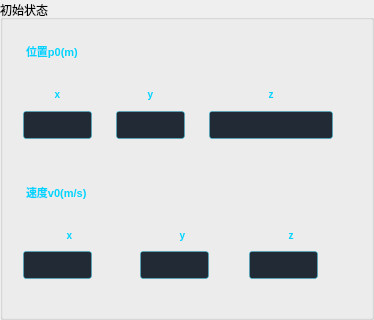
                  <widget class="QGroupBox" name="startState">
                   <property name="minimumSize">
                    <size>
                     <width>0</width>
                     <height>320</height>
                    </size>
                   </property>
                   <property name="styleSheet">
                    <string notr="true">QGroupBox#startState {
    color: rgb(255, 196, 0);
    font-size: 12px;
    font-weight: 700;
    border: 1px solid rgba(0, 212, 255, 35);
    border-radius: 4px;
    margin-top: 12px;
    padding-top: 16px;
    background-color: rgba(5, 18, 35, 180);
}

QGroupBox#startState::title {
    subcontrol-origin: margin;
    subcontrol-position: top left;
    left: 10px;
    padding: 0 4px;
    color: rgb(255, 196, 0);
    background-color: rgba(5, 18, 35, 180);
}</string>
                   </property>
                   <property name="title">
                    <string>初始状态</string>
                   </property>
                   <layout class="QVBoxLayout" name="verticalLayout_31">
                    <item>
                     <widget class="QWidget" name="pos0Section_3" native="true">
                      <layout class="QVBoxLayout" name="verticalLayout_41">
                       <item>
                        <widget class="QLabel" name="pos0Label">
                         <property name="minimumSize">
                          <size>
                           <width>0</width>
                           <height>20</height>
                          </size>
                         </property>
                         <property name="maximumSize">
                          <size>
                           <width>16777215</width>
                           <height>20</height>
                          </size>
                         </property>
                         <property name="styleSheet">
                          <string notr="true">QLabel#pos0Label,
QLabel#vel0Label {
    color: rgb(0, 212, 255);
    font-size: 11px;
    font-weight: 600;
    background-color: transparent;
    border: none;
    padding-top: 4px;
    padding-bottom: 2px;
}</string>
                         </property>
                         <property name="text">
                          <string>位置p0(m)</string>
                         </property>
                        </widget>
                       </item>
                       <item>
                        <widget class="QWidget" name="pos0Row_3" native="true">
                         <layout class="QHBoxLayout" name="horizontalLayout_19">
                          <property name="leftMargin">
                           <number>0</number>
                          </property>
                          <item>
                           <widget class="QWidget" name="p0xItem_3" native="true">
                            <layout class="QVBoxLayout" name="verticalLayout_42">
                             <property name="leftMargin">
                              <number>0</number>
                             </property>
                             <item>
                              <widget class="QLabel" name="labelP0X">
                               <property name="styleSheet">
                                <string notr="true">QLabel#labelP0X,
QLabel#labelP0Y,
QLabel#labelP0Z,
QLabel#labelV0X,
QLabel#labelV0Y,
QLabel#labelV0Z {
    color: rgb(0, 212, 255);
    font-size: 10px;
    font-weight: 600;
    background: transparent;
    border: none;
}</string>
                               </property>
                               <property name="text">
                                <string>x</string>
                               </property>
                               <property name="alignment">
                                <set>Qt::AlignCenter</set>
                               </property>
                              </widget>
                             </item>
                             <item>
                              <widget class="QLineEdit" name="editP0X">
                               <property name="minimumSize">
                                <size>
                                 <width>69</width>
                                 <height>28</height>
                                </size>
                               </property>
                               <property name="maximumSize">
                                <size>
                                 <width>69</width>
                                 <height>16777215</height>
                                </size>
                               </property>
                               <property name="styleSheet">
                                <string notr="true">/* 1. 默认状态：保持你的原样 */
QLineEdit#editP0X {
    min-height: 26px; 
    background-color: rgba(2, 12, 24, 220); 
    color: white; 
    border: 1px solid rgba(0, 212, 255, 80); 
    border-radius: 3px; 
    padding: 0 8px;
}

/* 2. 获得焦点时：保持你的原样 */
QLineEdit#editP0X:focus {
    border: 1px solid rgb(0, 212, 255);
}

/* 【新增】3. 错误状态：当 error 属性为 true 时，边框变红，背景稍微变深以示警告 */
QLineEdit#editP0X[error=&quot;true&quot;] {
    border: 2px solid rgb(255, 0, 0);  /* 红色加粗边框 */
    background-color: rgba(20, 0, 0, 220); /* 背景微红，增强警示感 */
}

/* 【新增】4. 错误状态且获得焦点：用户正在修改错误的输入，保持红色边框提醒 */
QLineEdit#editP0X[error=&quot;true&quot;]:focus {
    border: 2px solid rgb(255, 50, 50);
}</string>
                               </property>
                               <property name="placeholderText">
                                <string/>
                               </property>
                              </widget>
                             </item>
                            </layout>
                           </widget>
                          </item>
                          <item>
                           <widget class="QWidget" name="p0yItem_3" native="true">
                            <layout class="QVBoxLayout" name="verticalLayout_43">
                             <item>
                              <widget class="QLabel" name="labelP0Y">
                               <property name="styleSheet">
                                <string notr="true">QLabel#labelP0X,
QLabel#labelP0Y,
QLabel#labelP0Z,
QLabel#labelV0X,
QLabel#labelV0Y,
QLabel#labelV0Z {
    color: rgb(0, 212, 255);
    font-size: 10px;
    font-weight: 600;
    background: transparent;
    border: none;
}</string>
                               </property>
                               <property name="text">
                                <string>y</string>
                               </property>
                               <property name="alignment">
                                <set>Qt::AlignCenter</set>
                               </property>
                              </widget>
                             </item>
                             <item>
                              <widget class="QLineEdit" name="editP0Y">
                               <property name="minimumSize">
                                <size>
                                 <width>69</width>
                                 <height>28</height>
                                </size>
                               </property>
                               <property name="maximumSize">
                                <size>
                                 <width>69</width>
                                 <height>16777215</height>
                                </size>
                               </property>
                               <property name="styleSheet">
                                <string notr="true">/* 1. 默认状态：保持你的原样 */
QLineEdit#editP0Y {
    min-height: 26px; 
    background-color: rgba(2, 12, 24, 220); 
    color: white; 
    border: 1px solid rgba(0, 212, 255, 80); 
    border-radius: 3px; 
    padding: 0 8px;
}

/* 2. 获得焦点时：保持你的原样 */
QLineEdit#editP0Y:focus {
    border: 1px solid rgb(0, 212, 255);
}

/* 【新增】3. 错误状态：当 error 属性为 true 时，边框变红，背景稍微变深以示警告 */
QLineEdit#editP0Y[error=&quot;true&quot;] {
    border: 2px solid rgb(255, 0, 0);  /* 红色加粗边框 */
    background-color: rgba(20, 0, 0, 220); /* 背景微红，增强警示感 */
}

/* 【新增】4. 错误状态且获得焦点：用户正在修改错误的输入，保持红色边框提醒 */
QLineEdit#editP0Y[error=&quot;true&quot;]:focus {
    border: 2px solid rgb(255, 50, 50);
}</string>
                               </property>
                               <property name="placeholderText">
                                <string/>
                               </property>
                              </widget>
                             </item>
                            </layout>
                           </widget>
                          </item>
                          <item>
                           <widget class="QWidget" name="p0zItem_3" native="true">
                            <layout class="QVBoxLayout" name="verticalLayout_44">
                             <item>
                              <widget class="QLabel" name="labelP0Z">
                               <property name="styleSheet">
                                <string notr="true">QLabel#labelP0X,
QLabel#labelP0Y,
QLabel#labelP0Z,
QLabel#labelV0X,
QLabel#labelV0Y,
QLabel#labelV0Z {
    color: rgb(0, 212, 255);
    font-size: 10px;
    font-weight: 600;
    background: transparent;
    border: none;
}</string>
                               </property>
                               <property name="text">
                                <string>z</string>
                               </property>
                               <property name="alignment">
                                <set>Qt::AlignCenter</set>
                               </property>
                              </widget>
                             </item>
                             <item>
                              <widget class="QLineEdit" name="editP0Z">
                               <property name="styleSheet">
                                <string notr="true">/* 1. 默认状态：保持你的原样 */
QLineEdit#editP0Z {
    min-height: 26px; 
    background-color: rgba(2, 12, 24, 220); 
    color: white; 
    border: 1px solid rgba(0, 212, 255, 80); 
    border-radius: 3px; 
    padding: 0 8px;
}

/* 2. 获得焦点时：保持你的原样 */
QLineEdit#editP0Z:focus {
    border: 1px solid rgb(0, 212, 255);
}

/* 【新增】3. 错误状态：当 error 属性为 true 时，边框变红，背景稍微变深以示警告 */
QLineEdit#editP0Z[error=&quot;true&quot;] {
    border: 2px solid rgb(255, 0, 0);  /* 红色加粗边框 */
    background-color: rgba(20, 0, 0, 220); /* 背景微红，增强警示感 */
}

/* 【新增】4. 错误状态且获得焦点：用户正在修改错误的输入，保持红色边框提醒 */
QLineEdit#editP0Z[error=&quot;true&quot;]:focus {
    border: 2px solid rgb(255, 50, 50);
}</string>
                               </property>
                               <property name="placeholderText">
                                <string/>
                               </property>
                              </widget>
                             </item>
                            </layout>
                           </widget>
                          </item>
                         </layout>
                        </widget>
                       </item>
                      </layout>
                     </widget>
                    </item>
                    <item>
                     <widget class="QWidget" name="pos0Section" native="true">
                      <layout class="QVBoxLayout" name="verticalLayout_32">
                       <item>
                        <widget class="QLabel" name="vel0Label">
                         <property name="minimumSize">
                          <size>
                           <width>0</width>
                           <height>20</height>
                          </size>
                         </property>
                         <property name="maximumSize">
                          <size>
                           <width>16777215</width>
                           <height>20</height>
                          </size>
                         </property>
                         <property name="styleSheet">
                          <string notr="true">QLabel#pos0Label,
QLabel#vel0Label {
    color: rgb(0, 212, 255);
    font-size: 11px;
    font-weight: 600;
    background-color: transparent;
    border: none;
    padding-top: 4px;
    padding-bottom: 2px;
}</string>
                         </property>
                         <property name="text">
                          <string>速度v0(m/s)</string>
                         </property>
                        </widget>
                       </item>
                       <item>
                        <widget class="QWidget" name="pos0Row" native="true">
                         <layout class="QHBoxLayout" name="horizontalLayout_17">
                          <property name="leftMargin">
                           <number>0</number>
                          </property>
                          <item>
                           <widget class="QWidget" name="p0xItem" native="true">
                            <layout class="QVBoxLayout" name="verticalLayout_33">
                             <property name="leftMargin">
                              <number>0</number>
                             </property>
                             <item>
                              <widget class="QLabel" name="labelV0X">
                               <property name="styleSheet">
                                <string notr="true">QLabel#labelP0X,
QLabel#labelP0Y,
QLabel#labelP0Z,
QLabel#labelV0X,
QLabel#labelV0Y,
QLabel#labelV0Z {
    color: rgb(0, 212, 255);
    font-size: 10px;
    font-weight: 600;
    background: transparent;
    border: none;
}</string>
                               </property>
                               <property name="text">
                                <string>x</string>
                               </property>
                               <property name="alignment">
                                <set>Qt::AlignCenter</set>
                               </property>
                              </widget>
                             </item>
                             <item>
                              <widget class="QLineEdit" name="editV0X">
                               <property name="minimumSize">
                                <size>
                                 <width>69</width>
                                 <height>28</height>
                                </size>
                               </property>
                               <property name="maximumSize">
                                <size>
                                 <width>69</width>
                                 <height>16777215</height>
                                </size>
                               </property>
                               <property name="styleSheet">
                                <string notr="true">/* 1. 默认状态：保持你的原样 */
QLineEdit#editV0X {
    min-height: 26px; 
    background-color: rgba(2, 12, 24, 220); 
    color: white; 
    border: 1px solid rgba(0, 212, 255, 80); 
    border-radius: 3px; 
    padding: 0 8px;
}

/* 2. 获得焦点时：保持你的原样 */
QLineEdit#editV0X:focus {
    border: 1px solid rgb(0, 212, 255);
}

/* 【新增】3. 错误状态：当 error 属性为 true 时，边框变红，背景稍微变深以示警告 */
QLineEdit#editV0X[error=&quot;true&quot;] {
    border: 2px solid rgb(255, 0, 0);  /* 红色加粗边框 */
    background-color: rgba(20, 0, 0, 220); /* 背景微红，增强警示感 */
}

/* 【新增】4. 错误状态且获得焦点：用户正在修改错误的输入，保持红色边框提醒 */
QLineEdit#editV0X[error=&quot;true&quot;]:focus {
    border: 2px solid rgb(255, 50, 50);
}</string>
                               </property>
                               <property name="placeholderText">
                                <string/>
                               </property>
                              </widget>
                             </item>
                            </layout>
                           </widget>
                          </item>
                          <item>
                           <widget class="QWidget" name="p0yItem" native="true">
                            <layout class="QVBoxLayout" name="verticalLayout_34">
                             <item>
                              <widget class="QLabel" name="labelV0Y">
                               <property name="styleSheet">
                                <string notr="true">QLabel#labelP0X,
QLabel#labelP0Y,
QLabel#labelP0Z,
QLabel#labelV0X,
QLabel#labelV0Y,
QLabel#labelV0Z {
    color: rgb(0, 212, 255);
    font-size: 10px;
    font-weight: 600;
    background: transparent;
    border: none;
}</string>
                               </property>
                               <property name="text">
                                <string>y</string>
                               </property>
                               <property name="alignment">
                                <set>Qt::AlignCenter</set>
                               </property>
                              </widget>
                             </item>
                             <item>
                              <widget class="QLineEdit" name="editV0Y">
                               <property name="minimumSize">
                                <size>
                                 <width>69</width>
                                 <height>28</height>
                                </size>
                               </property>
                               <property name="maximumSize">
                                <size>
                                 <width>69</width>
                                 <height>16777215</height>
                                </size>
                               </property>
                               <property name="styleSheet">
                                <string notr="true">/* 1. 默认状态：保持你的原样 */
QLineEdit#editV0Y {
    min-height: 26px; 
    background-color: rgba(2, 12, 24, 220); 
    color: white; 
    border: 1px solid rgba(0, 212, 255, 80); 
    border-radius: 3px; 
    padding: 0 8px;
}

/* 2. 获得焦点时：保持你的原样 */
QLineEdit#editV0Y:focus {
    border: 1px solid rgb(0, 212, 255);
}

/* 【新增】3. 错误状态：当 error 属性为 true 时，边框变红，背景稍微变深以示警告 */
QLineEdit#editV0Y[error=&quot;true&quot;] {
    border: 2px solid rgb(255, 0, 0);  /* 红色加粗边框 */
    background-color: rgba(20, 0, 0, 220); /* 背景微红，增强警示感 */
}

/* 【新增】4. 错误状态且获得焦点：用户正在修改错误的输入，保持红色边框提醒 */
QLineEdit#editV0Y[error=&quot;true&quot;]:focus {
    border: 2px solid rgb(255, 50, 50);
}</string>
                               </property>
                               <property name="placeholderText">
                                <string/>
                               </property>
                              </widget>
                             </item>
                            </layout>
                           </widget>
                          </item>
                          <item>
                           <widget class="QWidget" name="p0zItem" native="true">
                            <layout class="QVBoxLayout" name="verticalLayout_35">
                             <item>
                              <widget class="QLabel" name="labelV0Z">
                               <property name="styleSheet">
                                <string notr="true">QLabel#labelP0X,
QLabel#labelP0Y,
QLabel#labelP0Z,
QLabel#labelV0X,
QLabel#labelV0Y,
QLabel#labelV0Z {
    color: rgb(0, 212, 255);
    font-size: 10px;
    font-weight: 600;
    background: transparent;
    border: none;
}</string>
                               </property>
                               <property name="text">
                                <string>z</string>
                               </property>
                               <property name="alignment">
                                <set>Qt::AlignCenter</set>
                               </property>
                              </widget>
                             </item>
                             <item>
                              <widget class="QLineEdit" name="editV0Z">
                               <property name="minimumSize">
                                <size>
                                 <width>69</width>
                                 <height>28</height>
                                </size>
                               </property>
                               <property name="maximumSize">
                                <size>
                                 <width>69</width>
                                 <height>16777215</height>
                                </size>
                               </property>
                               <property name="styleSheet">
                                <string notr="true">/* 1. 默认状态：保持你的原样 */
QLineEdit#editV0Z {
    min-height: 26px; 
    background-color: rgba(2, 12, 24, 220); 
    color: white; 
    border: 1px solid rgba(0, 212, 255, 80); 
    border-radius: 3px; 
    padding: 0 8px;
}

/* 2. 获得焦点时：保持你的原样 */
QLineEdit#editV0Z:focus {
    border: 1px solid rgb(0, 212, 255);
}

/* 【新增】3. 错误状态：当 error 属性为 true 时，边框变红，背景稍微变深以示警告 */
QLineEdit#editV0Z[error=&quot;true&quot;] {
    border: 2px solid rgb(255, 0, 0);  /* 红色加粗边框 */
    background-color: rgba(20, 0, 0, 220); /* 背景微红，增强警示感 */
}

/* 【新增】4. 错误状态且获得焦点：用户正在修改错误的输入，保持红色边框提醒 */
QLineEdit#editV0Z[error=&quot;true&quot;]:focus {
    border: 2px solid rgb(255, 50, 50);
}</string>
                               </property>
                               <property name="placeholderText">
                                <string/>
                               </property>
                              </widget>
                             </item>
                            </layout>
                           </widget>
                          </item>
                         </layout>
                        </widget>
                       </item>
                      </layout>
                     </widget>
                    </item>
                   </layout>
                  </widget>
